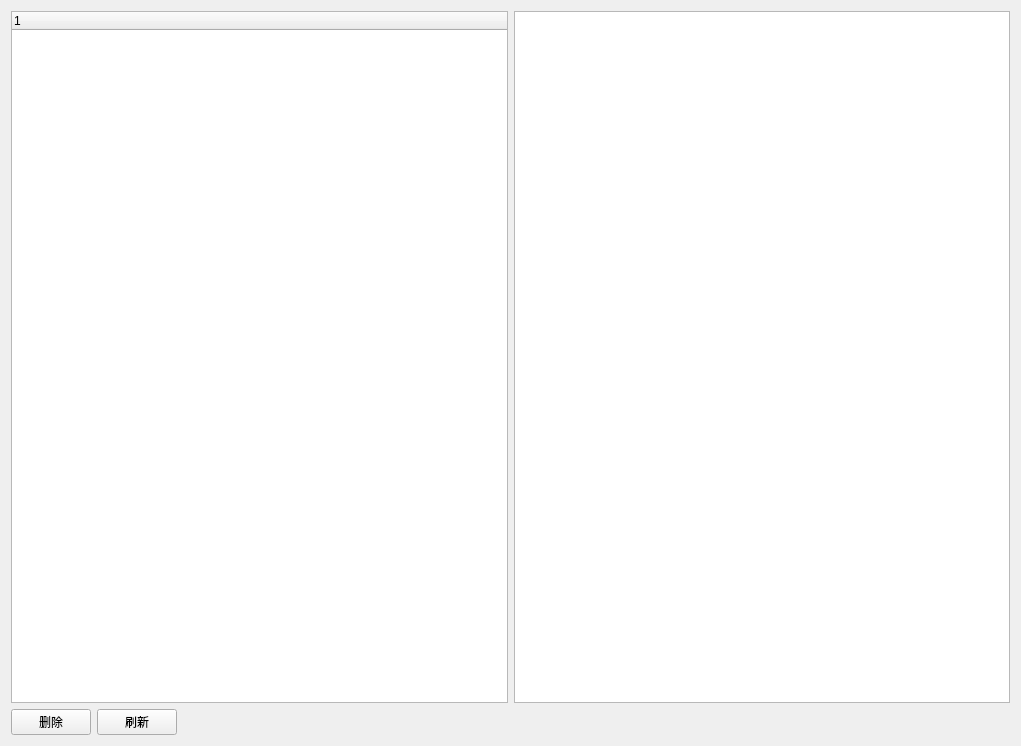
<?xml version="1.0" encoding="UTF-8"?>
<ui version="4.0">
 <class>RobxFileIOManagerWidgetClass</class>
 <widget class="QWidget" name="RobxFileIOManagerWidgetClass">
  <property name="geometry">
   <rect>
    <x>0</x>
    <y>0</y>
    <width>1021</width>
    <height>746</height>
   </rect>
  </property>
  <property name="windowTitle">
   <string>RobxFileIOManagerWidget</string>
  </property>
  <layout class="QVBoxLayout" name="verticalLayout">
   <item>
    <layout class="QHBoxLayout" name="horizontalLayout">
     <item>
      <widget class="QTreeWidget" name="treeWidget">
       <property name="sizePolicy">
        <sizepolicy hsizetype="Expanding" vsizetype="Expanding">
         <horstretch>0</horstretch>
         <verstretch>0</verstretch>
        </sizepolicy>
       </property>
       <column>
        <property name="text">
         <string notr="true">1</string>
        </property>
       </column>
      </widget>
     </item>
     <item>
      <widget class="QTextBrowser" name="textBrowser"/>
     </item>
    </layout>
   </item>
   <item>
    <layout class="QHBoxLayout" name="horizontalLayout_2">
     <item>
      <widget class="QPushButton" name="btnDelete">
       <property name="sizePolicy">
        <sizepolicy hsizetype="Fixed" vsizetype="Minimum">
         <horstretch>0</horstretch>
         <verstretch>0</verstretch>
        </sizepolicy>
       </property>
       <property name="text">
        <string>删除</string>
       </property>
      </widget>
     </item>
     <item>
      <widget class="QPushButton" name="btnRefresh">
       <property name="sizePolicy">
        <sizepolicy hsizetype="Maximum" vsizetype="Fixed">
         <horstretch>0</horstretch>
         <verstretch>0</verstretch>
        </sizepolicy>
       </property>
       <property name="text">
        <string>刷新</string>
       </property>
      </widget>
     </item>
     <item>
      <spacer name="horizontalSpacer">
       <property name="orientation">
        <enum>Qt::Horizontal</enum>
       </property>
       <property name="sizeHint" stdset="0">
        <size>
         <width>40</width>
         <height>20</height>
        </size>
       </property>
      </spacer>
     </item>
    </layout>
   </item>
  </layout>
 </widget>
 <layoutdefault spacing="6" margin="11"/>
 <resources/>
 <connections/>
</ui>
